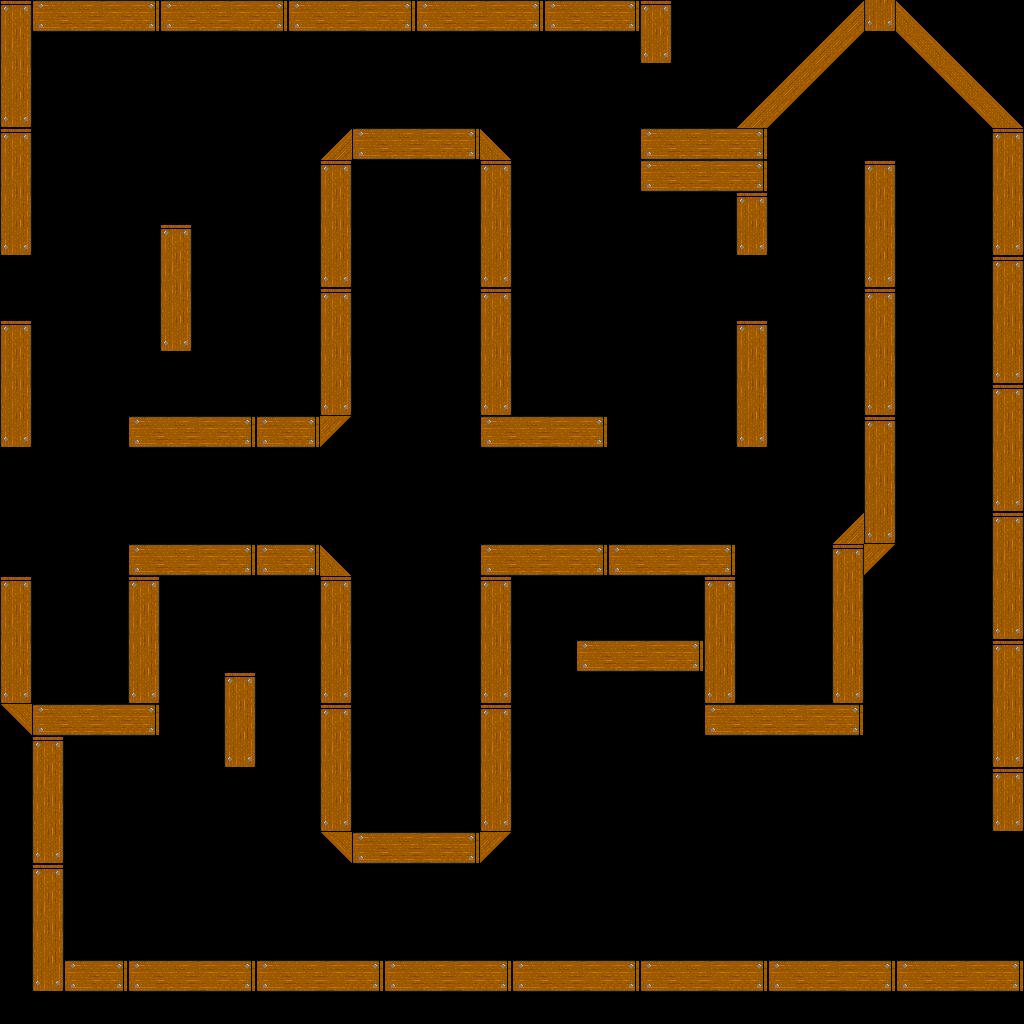

Below is a game level as drawn by its tile map, then a one-line description and the .tmx that defines it (tile-layer data replaced by summaries):
An orthogonal 32x32 tile map with 32x32 px tiles, 2 tile layers (background, foreground), 3 tilesets and 84 objects (53x spikes, 14x rope, 10x fan, 5x door, spawn, ...).

<map version="1.0" tiledversion="1.0.2" orientation="orthogonal" renderorder="right-down" width="32" height="32" tilewidth="32" tileheight="32" nextobjectid="115">
 <tileset firstgid="1" name="basic-tiles" tilewidth="32" tileheight="32" tilecount="256" columns="16">
  <image source="basic-tiles.png" width="512" height="512" />
 </tileset>
 <tileset firstgid="257" name="objects" tilewidth="64" tileheight="64" tilecount="4" columns="0">
  <tile id="1">
   <image width="32" height="64" source="fan_0.png" />
  </tile>
  <tile id="3">
   <image width="32" height="32" source="exit.png" />
  </tile>
  <tile id="4">
   <image width="32" height="32" source="spawn.png" />
  </tile>
  <tile id="5">
   <image width="64" height="7" source="door.png" />
  </tile>
 </tileset>
 <tileset firstgid="263" name="objects" tilewidth="64" tileheight="64" tilecount="4" columns="0">
  <tile id="1">
   <image width="32" height="64" source="fan_0.png" />
  </tile>
  <tile id="2">
   <image width="32" height="32" source="spawn.png" />
  </tile>
  <tile id="3">
   <image width="32" height="32" source="exit.png" />
  </tile>
  <tile id="9">
   <image width="64" height="7" source="door.png" />
  </tile>
 </tileset>
 <layer name="background" width="32" height="32">
  <data>[1024 cells, 0 non-empty, 0 distinct tile ids]</data>
 </layer>
 <layer name="foreground" width="32" height="32">
  <data>[1024 cells, 244 non-empty, 12 distinct tile ids]</data>
 </layer>
 <objectgroup name="objects">
  <object id="1" type="fan" gid="2147483906" x="640" y="128" width="32" height="64" />
  <object id="14" type="spikes" gid="18" x="32" y="704" width="32" height="32" />
  <object id="15" type="spikes" gid="19" x="416" y="192" width="32" height="32" />
  <object id="20" type="spikes" gid="21" x="192" y="352" width="32" height="32" />
  <object id="24" type="spawn" gid="261" x="192" y="512" width="32" height="32" />
  <object id="35" type="exit" gid="260" x="192" y="640" width="32" height="32" />
  <object id="36" type="spikes" gid="20" x="128" y="352" width="32" height="32" />
  <object id="37" type="fan" gid="264" x="480" y="832" width="32" height="64" rotation="-90" />
  <object id="38" type="fan" gid="258" x="352" y="160" width="32" height="64" rotation="90" />
  <object id="39" type="fan" gid="258" x="0" y="512" width="32" height="64" />
  <object id="40" type="fan" gid="258" x="0" y="576" width="32" height="64" />
  <object id="41" type="fan" gid="2147483906" x="736" y="320" width="32" height="64" />
  <object id="42" type="fan" gid="258" x="0" y="320" width="32" height="64" />
  <object id="43" type="spikes" gid="18" x="64" y="704" width="32" height="32" />
  <object id="44" type="spikes" gid="18" x="96" y="704" width="32" height="32" />
  <object id="45" type="spikes" gid="18" x="736" y="704" width="32" height="32" />
  <object id="46" type="spikes" gid="18" x="768" y="704" width="32" height="32" />
  <object id="47" type="spikes" gid="18" x="800" y="704" width="32" height="32" />
  <object id="49" type="rope" gid="99" x="800" y="640" width="32" height="32">
   <properties>
    <property name="group" value="rope-group-3" />
   </properties>
  </object>
  <object id="50" type="rope" gid="83" x="768" y="640" width="32" height="32">
   <properties>
    <property name="group" value="rope-group-3" />
   </properties>
  </object>
  <object id="51" type="rope" gid="82" x="736" y="640" width="32" height="32">
   <properties>
    <property name="group" value="rope-group-3" />
   </properties>
  </object>
  <object id="52" type="rope" gid="99" x="96" y="640" width="32" height="32">
   <properties>
    <property name="group" value="rope-group-2" />
   </properties>
  </object>
  <object id="53" type="rope" gid="82" x="32" y="640" width="32" height="32">
   <properties>
    <property name="group" value="rope-group-2" />
   </properties>
  </object>
  <object id="54" type="rope" gid="83" x="64" y="640" width="32" height="32">
   <properties>
    <property name="group" value="rope-group-2" />
   </properties>
  </object>
  <object id="55" type="rope" gid="99" x="448" y="768" width="32" height="32">
   <properties>
    <property name="group" value="rope-group-4" />
   </properties>
  </object>
  <object id="56" type="rope" gid="82" x="352" y="768" width="32" height="32">
   <properties>
    <property name="group" value="rope-group-4" />
   </properties>
  </object>
  <object id="57" type="rope" gid="83" x="384" y="768" width="32" height="32">
   <properties>
    <property name="group" value="rope-group-4" />
   </properties>
  </object>
  <object id="58" type="rope" gid="83" x="416" y="768" width="32" height="32">
   <properties>
    <property name="group" value="rope-group-4" />
   </properties>
  </object>
  <object id="59" type="rope" gid="83" x="416" y="288" width="32" height="32">
   <properties>
    <property name="group" value="rope-group-1" />
   </properties>
  </object>
  <object id="60" type="rope" gid="82" x="352" y="288" width="32" height="32">
   <properties>
    <property name="group" value="rope-group-1" />
   </properties>
  </object>
  <object id="61" type="rope" gid="99" x="448" y="288" width="32" height="32">
   <properties>
    <property name="group" value="rope-group-1" />
   </properties>
  </object>
  <object id="62" type="rope" gid="83" x="384" y="288" width="32" height="32">
   <properties>
    <property name="group" value="rope-group-1" />
   </properties>
  </object>
  <object id="63" type="spikes" gid="19" x="448" y="192" width="32" height="32" />
  <object id="64" type="spikes" gid="18" x="384" y="832" width="32" height="32" />
  <object id="65" type="spikes" gid="18" x="352" y="832" width="32" height="32" />
  <object id="66" type="spikes" gid="19" x="576" y="64" width="32" height="32" />
  <object id="67" type="spikes" gid="19" x="608" y="64" width="32" height="32" />
  <object id="68" type="spikes" gid="19" x="512" y="64" width="32" height="32" />
  <object id="69" type="spikes" gid="19" x="544" y="64" width="32" height="32" />
  <object id="70" type="spikes" gid="19" x="448" y="64" width="32" height="32" />
  <object id="71" type="spikes" gid="19" x="480" y="64" width="32" height="32" />
  <object id="72" type="spikes" gid="19" x="384" y="64" width="32" height="32" />
  <object id="73" type="spikes" gid="19" x="416" y="64" width="32" height="32" />
  <object id="74" type="door" gid="272" x="474" y="138" width="64" height="7" rotation="270">
   <properties>
    <property name="openRotation" type="float" value="180" />
    <property name="triggeredByRopeGroup" value="rope-group-1" />
   </properties>
  </object>
  <object id="75" type="door" gid="272" x="864" y="640" width="64" height="7">
   <properties>
    <property name="openRotation" type="float" value="270" />
    <property name="triggeredByRopeGroup" value="rope-group-3" />
   </properties>
  </object>
  <object id="76" type="door" gid="272" x="992.5" y="633.083" width="64" height="7" rotation="180">
   <properties>
    <property name="openRotation" type="float" value="270" />
    <property name="triggeredByRopeGroup" value="rope-group-3" />
   </properties>
  </object>
  <object id="77" type="fan" gid="2147483906" x="992" y="960" width="32" height="64" />
  <object id="78" type="fan" gid="2147483906" x="992" y="896" width="32" height="64" />
  <object id="79" type="fan" gid="258" x="512" y="640" width="32" height="64" rotation="90" />
  <object id="80" type="door" gid="272" x="504" y="698" width="64" height="7">
   <properties>
    <property name="openRotation" type="float" value="270" />
    <property name="triggeredByRopeGroup" value="rope-group-4" />
   </properties>
  </object>
  </objectgroup>
</map>
<!-- 34 of 84 objects omitted -->
